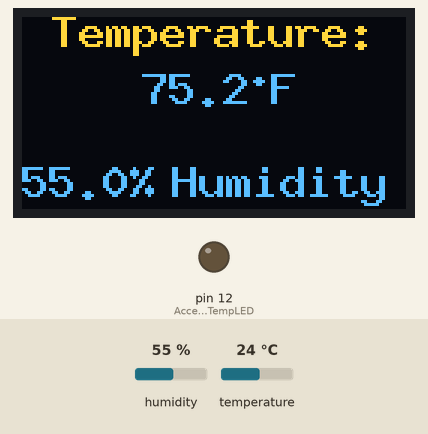
Simulated run of this sketch. Board: Arduino Uno, built with avr-gcc and run on an emulated ATmega328P. Parts: 128×64 one-colour display, output pins drawn as LEDs (lit = HIGH). The test bench sets the inputs (shaded band); at power-on: temperature 24 °C, humidity 55 %. The OLED is the two-colour kind (top 16 rows yellow); what the sketch prints to the serial monitor is not drawn.

Above: at 6.4 s.
6.5 s: temperature set to 17 °C
At 13.3 s:
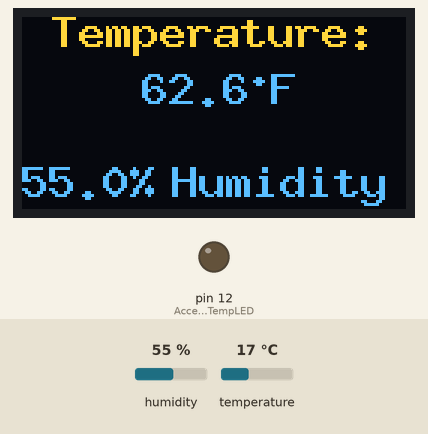
13.6 s: temperature set to 14 °C
At 14.7 s:
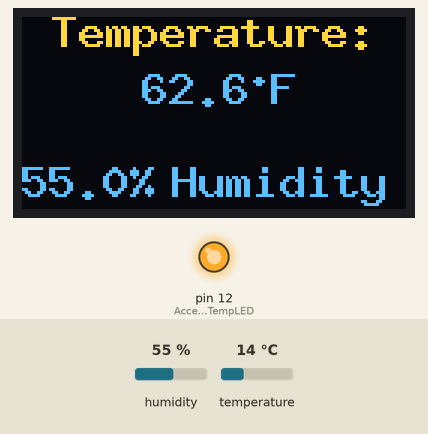
20.7 s: humidity set to 22 %
At 31.7 s:
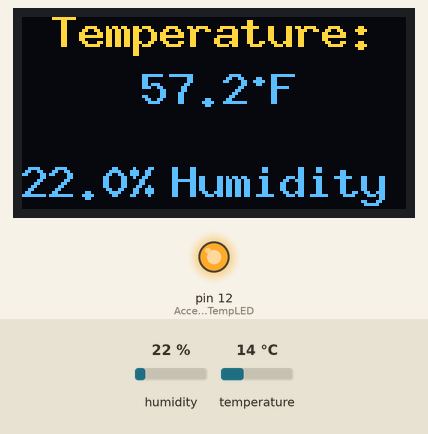
32.6 s: humidity set to 40 %
At 37.8 s:
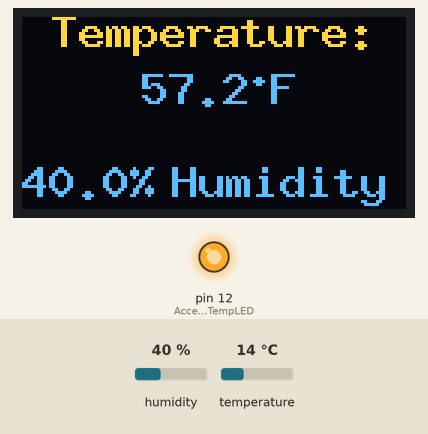
Timing chart, 0 to 39.3 s (numbered marks = the images above; inputs shaded):
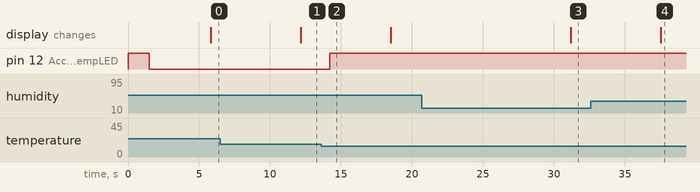

The sketch:

NanoOledTempHumfinal.ino
```cpp
#include <DHT.h>
#include "U8glib.h"
#include <Arduino.h>
#define DHTPIN 13
#define DHTTYPE DHT11
DHT dht(DHTPIN, DHTTYPE);
U8GLIB_SH1106_128X64 u8g(U8G_I2C_OPT_NONE);  // I2C / TWI


int AcceptableTempLED = 12;
int HighHumidityLED = 11;
int HighTempLED = 10;

void setup() {
  Serial.begin(9600);
  u8g.setFont(u8g_font_9x15B);
  pinMode(AcceptableTempLED, OUTPUT);
  digitalWrite(AcceptableTempLED, HIGH);
  digitalWrite(HighHumidityLED, HIGH);
  digitalWrite(HighTempLED, HIGH);
  delay(1500);
  digitalWrite(AcceptableTempLED, LOW);
  digitalWrite(HighHumidityLED, LOW);
  digitalWrite(HighTempLED, LOW);
  dht.begin();
  Serial.begin(9600);
}


void loop() {
  float h = dht.readHumidity();
  float t = dht.readTemperature();
  float f = (t * 9 / 5) + 32;  //Math from celsius to fahrenheit


  while (f < 60)  //If temp less than Degrees F
  {
    digitalWrite(AcceptableTempLED, HIGH);  //green LED on
    Serial.print(f);
    Serial.println();
    delay(2000);


    if (h > 36)  //If humidity greater than percent
    {
      digitalWrite(HighHumidityLED, HIGH);  //Blue LED on
      Serial.print(h);
      Serial.println();
      delay(2000);
      break;

    } else {
      digitalWrite(HighHumidityLED, LOW);
      Serial.print(h);
      Serial.println();
      delay(2000);

      break;
    }
  }

  while (f >= 60)  //If temp greater or equal than Degrees F
  {
    digitalWrite(HighTempLED, HIGH);  //Red LED on
    Serial.print(f);
    Serial.print("f");
    Serial.println();
    delay(2000);


    if (h >= 36)  //If humidity less than percent
    {
      digitalWrite(HighHumidityLED, HIGH);
      Serial.print(h);
      Serial.println();
      delay(2000);
      break;

    } else {
      digitalWrite(HighHumidityLED, LOW);
      Serial.print(h);
      Serial.println();
      delay(2000);

      break;
    }
  }


  u8g.firstPage();
  do {
    drawGraph(f, h);
  } while (u8g.nextPage());

  delay(2000);
}

void drawGraph(float f, float h) {
  u8g.drawStr(10, 10, "Temperature:");
  u8g.drawStr(50, 60, "Humidity");
  u8g.drawStr(75, 22, ".");  //Degree symbol stand in

  String tempString = String(f, 1);
  u8g.drawStr(40, 29, tempString.c_str());
  u8g.drawStr(83, 29, ("F"));

  String humidString = String(h, 1) + "%";
  u8g.drawStr(0, 60, humidString.c_str());
}
```

Measured:
- the behaviour switches between 16 and 15 °C on temperature (found by bisection; images 1 and 2)
- after the input at 6.5 s, the display: changes after 5.7 s (image 1)
- after the input at 13.6 s, pin 12 (AcceptableTempLED): LOW → HIGH after 0.60 s
- after the input at 20.7 s, the display: changes after 10.5 s (image 3)
- after the input at 32.6 s, the display: changes after 4.9 s (image 4)
